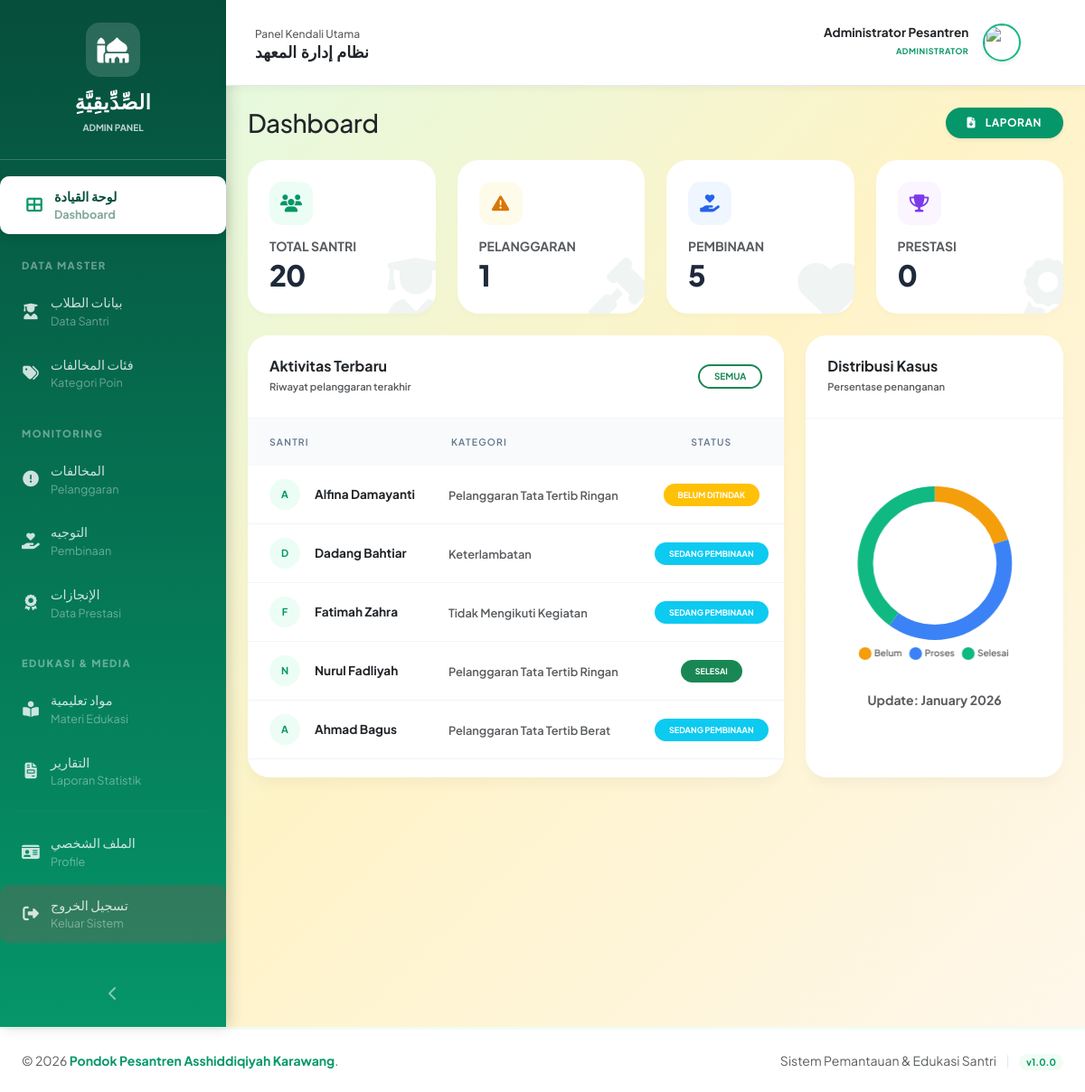
Page /admin/dashboard.php (signed in) on the committed database.
### tables this page shows
CREATE TABLE `pelanggaran` (
  `id` int(11) NOT NULL,
  `santri_id` int(11) NOT NULL,
  `kategori_id` int(11) NOT NULL,
  `tanggal_pelanggaran` date NOT NULL,
  `waktu_pelanggaran` time NOT NULL,
  `deskripsi_pelanggaran` text DEFAULT NULL,
  `tindakan_pembinaan` text DEFAULT NULL,
  `status` enum('Belum Ditindak','Sedang Pembinaan','Selesai') DEFAULT 'Belum Ditindak',
  `dicatat_oleh` int(11) NOT NULL,
  `created_at` timestamp NOT NULL DEFAULT current_timestamp()
);

CREATE TABLE `users` (
  `id` int(11) NOT NULL,
  `nama_lengkap` varchar(100) NOT NULL,
  `nama_arab` varchar(255) DEFAULT NULL,
  `username` varchar(50) NOT NULL,
  `password` varchar(255) NOT NULL,
  `role` enum('admin','santri') NOT NULL,
  `jenis_kelamin` enum('Laki-laki','Perempuan') NOT NULL,
  `tanggal_lahir` date DEFAULT NULL,
  `alamat` text DEFAULT NULL,
  `nomor_telepon` varchar(15) DEFAULT NULL,
  `foto_profil` varchar(255) DEFAULT 'default.png',
  `created_at` timestamp NOT NULL DEFAULT current_timestamp(),
  `updated_at` timestamp NOT NULL DEFAULT current_timestamp() ON UPDATE current_timestamp()
);

CREATE TABLE `kategori_pelanggaran` (
  `id` int(11) NOT NULL,
  `nama_kategori` varchar(100) NOT NULL,
  `deskripsi` text DEFAULT NULL,
  `poin_pelanggaran` int(11) DEFAULT 0,
  `created_at` timestamp NOT NULL DEFAULT current_timestamp()
);

### admin/dashboard.php (the view, shortened to what this page needs)
<?php
require_once '../config.php';
$query_santri = mysqli_query($conn, "SELECT COUNT(*) as total FROM users WHERE role = 'santri'");
$total_santri = mysqli_fetch_assoc($query_santri)['total'];
$query_pelanggaran = mysqli_query($conn, "SELECT COUNT(*) as total FROM pelanggaran WHERE MONTH(tanggal_pelanggaran) = MONTH(CURRENT_DATE())");
$total_pelanggaran_bulan_ini = mysqli_fetch_assoc($query_pelanggaran)['total'];
$query_pembinaan = mysqli_query($conn, "SELECT COUNT(*) as total FROM pembinaan WHERE MONTH(tanggal_pembinaan) = MONTH(CURRENT_DATE())");
$total_pembinaan_bulan_ini = mysqli_fetch_assoc($query_pembinaan)['total'];
$query_prestasi = mysqli_query($conn, "SELECT COUNT(*) as total FROM prestasi WHERE MONTH(tanggal_prestasi) = MONTH(CURRENT_DATE())");
$total_prestasi_bulan_ini = mysqli_fetch_assoc($query_prestasi)['total'];
$query_pelanggaran_terbaru = mysqli_query($conn, "
    SELECT p.*, u.nama_lengkap, k.nama_kategori
    FROM pelanggaran p
    JOIN users u ON p.santri_id = u.id
    JOIN kategori_pelanggaran k ON p.kategori_id = k.id
    ORDER BY p.created_at DESC
    LIMIT 5
");
include '../includes/header.php';
?>
<div class="d-flex" id="wrapper">
    <?php include '../includes/sidebar_admin.php'; ?>
    <div class="flex-grow-1" id="content-wrapper">
        <nav class="navbar navbar-expand navbar-light topbar mb-4 sticky-top">
            <div class="d-none d-md-block ms-2">
                <span class="text-muted fw-medium" style="font-size: 0.75rem;">Panel Kendali Utama</span>
                <h6 class="fw-bold mb-0 text-dark font-arab" dir="rtl" style="font-size: 1.1rem;">نظام إدارة المعهد</h6>
            </div>
            <ul class="navbar-nav ms-auto">
                <li class="nav-item dropdown">
                    <a class="nav-link dropdown-toggle d-flex align-items-center" href="#" id="userDropdown" data-bs-toggle="dropdown">
                        <div class="text-end me-3 d-none d-lg-block">
                            <span class="fw-bold text-dark d-block" style="font-size: 0.85rem; line-height: 1.2;">
                                <?php echo $_SESSION['nama_lengkap']; ?>
                            </span>
                            <small class="text-emerald fw-bold text-uppercase" style="font-size: 9px; letter-spacing: 0.5px;">Administrator</small>
                        </div>
                        <img class="user-avatar shadow-sm" src="<?php echo BASE_URL; ?>assets/images/<?php echo $_SESSION['foto_profil']; ?>" onerror="this.src='<?php echo BASE_URL; ?>assets/images/default.png'">
                    </a>
                </li>
            </ul>
        </nav>
        <div class="container-fluid px-4">
            <div class="row align-items-center mb-4">
                <div class="col">
                    <h3 class="fw-800 text-dark mb-0" style="letter-spacing: -0.5px;">Dashboard</h3>
                </div>
                <div class="col-auto">
                    <a href="laporan.php" class="btn btn-emerald rounded-pill px-4 py-2 shadow-sm">
                        <i class="fas fa-file-download me-2"></i> LAPORAN
                    </a>
                </div>
            </div>
            <div class="row g-4 mb-4">
                <div class="col-xl-3 col-md-6">
                    <div class="stat-card-custom">
                        <div class="icon-box bg-emerald-light"><i class="fas fa-users"></i></div>
                        <h6 class="text-muted small fw-bold text-uppercase mb-1">Total Santri</h6>
                        <h2 class="mb-0"><?php echo $total_santri; ?></h2>
                        <i class="fas fa-user-graduate bg-icon"></i>
                    </div>
                </div>
                <div class="col-xl-3 col-md-6">
                    <div class="stat-card-custom">
                        <div class="icon-box bg-amber-light"><i class="fas fa-exclamation-triangle"></i></div>
                        <h6 class="text-muted small fw-bold text-uppercase mb-1">Pelanggaran</h6>
                        <h2 class="mb-0"><?php echo $total_pelanggaran_bulan_ini; ?></h2>
                        <i class="fas fa-gavel bg-icon"></i>
                    </div>
                </div>
                <div class="col-xl-3 col-md-6">
                    <div class="stat-card-custom">
                        <div class="icon-box bg-blue-light"><i class="fas fa-hand-holding-heart"></i></div>
                        <h6 class="text-muted small fw-bold text-uppercase mb-1">Pembinaan</h6>
                        <h2 class="mb-0"><?php echo $total_pembinaan_bulan_ini; ?></h2>
                        <i class="fas fa-heart bg-icon"></i>
                    </div>
                </div>
                <div class="col-xl-3 col-md-6">
                    <div class="stat-card-custom">
                        <div class="icon-box bg-purple-light"><i class="fas fa-trophy"></i></div>
                        <h6 class="text-muted small fw-bold text-uppercase mb-1">Prestasi</h6>
                        <h2 class="mb-0"><?php echo $total_prestasi_bulan_ini; ?></h2>
                        <i class="fas fa-award bg-icon"></i>
                    </div>
                </div>
            </div>
            <div class="row g-4 mb-4">
                <div class="col-lg-8">
                    <div class="card card-modern h-100">
                        <div class="card-header d-flex justify-content-between align-items-center">
                            <div>
                                <h6 class="fw-bold mb-0 text-dark">Aktivitas Terbaru</h6>
                                <small class="text-muted" style="font-size: 0.7rem;">Riwayat pelanggaran terakhir</small>
                            </div>
                            <a href="pelanggaran.php" class="btn btn-sm btn-outline-success border-2 rounded-pill px-3 fw-bold" style="font-size: 10px;">SEMUA</a>
                        </div>
                        <div class="card-body p-0">
                            <div class="table-responsive">
                                <table class="table table-hover align-middle mb-0">
                                    <thead>
                                        <tr>
                                            <th class="ps-4">Santri</th>
                                            <th>Kategori</th>
                                            <th class="text-center">Status</th>
                                        </tr>
                                    </thead>
                                    <tbody>
                                        <?php while ($row = mysqli_fetch_assoc($query_pelanggaran_terbaru)): ?>
                                        <tr>
                                            <td class="ps-4">
                                                <div class="d-flex align-items-center">
                                                    <div class="bg-emerald-light rounded-circle me-3 d-flex align-items-center justify-content-center fw-bold text-emerald" style="width: 34px; height: 34px; font-size: 11px;">
                                                        <?php echo strtoupper(substr($row['nama_lengkap'], 0, 1)); ?>
                                                    </div>
                                                    <span class="fw-bold text-dark" style="font-size: 0.85rem;"><?php echo $row['nama_lengkap']; ?></span>
                                                </div>
                                            </td>
                                            <td><span class="text-muted fw-semibold" style="font-size: 0.8rem;"><?php echo $row['nama_kategori']; ?></span></td>
                                            <td class="text-center">
                                                <?php
                                                $cls = ($row['status'] == 'Selesai') ? 'bg-success' : (($row['status'] == 'Sedang Pembinaan') ? 'bg-info' : 'bg-warning');
                                                ?>
                                                <span class="badge rounded-pill <?php echo $cls; ?> px-3 py-2" style="font-size: 9px; font-weight: 700;"><?php echo strtoupper($row['status']); ?></span>
                                            </td>
                                        </tr>
                                        <?php endwhile; ?>
                                    </tbody>
                                </table>
                            </div>
                        </div>
                    </div>
                </div>
                <div class="col-lg-4">
                    <div class="card card-modern h-100">
                        <div class="card-header">
                            <h6 class="fw-bold mb-0 text-dark">Distribusi Kasus</h6>
                            <small class="text-muted" style="font-size: 0.7rem;">Persentase penanganan</small>
                        </div>
                        <div class="card-body d-flex flex-column justify-content-center px-4">
                            <div style="height: 200px;">
                                <canvas id="chartPelanggaran"></canvas>
                            </div>
                            <div class="mt-4 text-center">
                                <span class="small fw-bold text-muted">Update: <?php echo date('F Y'); ?></span>
                            </div>
                        </div>
                    </div>
                </div>
            </div>
        </div>
    </div>
</div>
<?php include '../includes/footer.php'; ?>
<script>
Chart.defaults.font.family = "'Plus Jakarta Sans', sans-serif";
const ctxPelanggaran = document.getElementById('chartPelanggaran').getContext('2d');
new Chart(ctxPelanggaran, {
    type: 'doughnut',
    data: {
        labels: ['Belum', 'Proses', 'Selesai'],
        datasets: [{
            data: [
                <?php
                echo mysqli_fetch_assoc(mysqli_query($conn, "SELECT COUNT(*) as total FROM pelanggaran WHERE status = 'Belum Ditindak'"))['total']; ?>,
                <?php echo mysqli_fetch_assoc(mysqli_query($conn, "SELECT COUNT(*) as total FROM pelanggaran WHERE status = 'Sedang Pembinaan'"))['total']; ?>,
                <?php echo mysqli_fetch_assoc(mysqli_query($conn, "SELECT COUNT(*) as total FROM pelanggaran WHERE status = 'Selesai'"))['total']; ?>
            ],
            backgroundColor: ['#f59e0b', '#3b82f6', '#10b981'],
            borderWidth: 0
        }]
    },
    options: {
        plugins: { legend: { position: 'bottom', labels: { usePointStyle: true, font: { size: 10, weight: '600' } } } },
        cutout: '80%', responsive: true, maintainAspectRatio: false
    }
});
</script>

### includes/header.php (style rules this page uses)
:root { --primary-green: #86efac; --secondary-green: #4ade80; --dark-green: #16a34a; --light-green: #dcfce7; --cream: #fef3c7; }
body { background: linear-gradient(135deg, var(--light-green) 0%, var(--cream) 50%, #fff7ed 100%); font-family: 'Segoe UI', Tahoma, Geneva, Verdana, sans-serif; }
.topbar { background: linear-gradient(135deg, white 0%, var(--cream) 100%); border-bottom: 2px solid var(--light-green); box-shadow: 0 2px 10px rgba(0,0,0,0.05); }
.card { border: 2px solid var(--light-green); box-shadow: 0 2px 15px rgba(0, 0, 0, 0.05); border-radius: 10px; margin-bottom: 20px; }
.card-header { background: linear-gradient(135deg, var(--light-green) 0%, var(--cream) 100%); border-bottom: 2px solid var(--primary-green); font-weight: 600; color: var(--dark-green); }
.table { background: white; }
.table thead { background: linear-gradient(135deg, var(--light-green) 0%, var(--cream) 100%); }
.table thead th { color: var(--dark-green); font-weight: 600; border-bottom: 2px solid var(--primary-green); }
.user-avatar { width: 40px; height: 40px; border-radius: 50%; border: 2px solid var(--primary-green); object-fit: cover; }

### admin/dashboard.php (style rules this page uses)
* { font-family: 'Plus Jakarta Sans', sans-serif; }
body { background-color: #f8fafc; color: #1e293b; }
.font-arab { font-family: 'Amiri', serif !important; }
.topbar { background: white; border-bottom: 1px solid #e2e8f0; padding: 0.75rem 1.5rem; }
.user-avatar { width: 42px; height: 42px; border-radius: 50% !important; object-fit: cover; border: 2px solid #10b981; }
.text-emerald { color: #059669 !important; }
.stat-card-custom { background: white; border: none; border-radius: 24px; padding: 24px; transition: all 0.3s cubic-bezier(0.4, 0, 0.2, 1); box-shadow: 0 4px 6px -1px rgba(0, 0, 0, 0.02); position: relative; overflow: hidden; }
.stat-card-custom h2 { font-weight: 800; letter-spacing: -1px; }
.stat-card-custom i.bg-icon { position: absolute; right: -10px; bottom: -10px; font-size: 4.5rem; opacity: 0.06; color: #064e3b; }
.icon-box { width: 48px; height: 48px; border-radius: 14px; display: flex; align-items: center; justify-content: center; margin-bottom: 15px; font-size: 1.2rem; }
.bg-emerald-light { background-color: #ecfdf5; color: #059669; }
.bg-amber-light { background-color: #fffbeb; color: #d97706; }
.bg-blue-light { background-color: #eff6ff; color: #2563eb; }
.bg-purple-light { background-color: #faf5ff; color: #7c3aed; }
.card-modern { border: none; border-radius: 24px; box-shadow: 0 10px 15px -3px rgba(0, 0, 0, 0.04); background: white; }
.card-modern .card-header { background: white; border-bottom: 1px solid #f1f5f9; padding: 1.5rem; border-radius: 24px 24px 0 0; }
.btn-emerald { background: #059669; color: white; border: none; font-weight: 700; font-size: 0.75rem; letter-spacing: 0.5px; transition: all 0.3s; }
.table thead th { background: #f8fafc; color: #64748b; font-size: 0.65rem; text-transform: uppercase; letter-spacing: 1.2px; padding: 18px; border: none; }
.table tbody td { padding: 15px; border-color: #f1f5f9; }

### includes/sidebar_admin.php (style rules this page uses)
.nav-link { color: rgba(255, 255, 255, 0.8) !important; padding: 12px 20px !important; margin: 2px 15px; border-radius: 10px; transition: all 0.2s; font-size: 0.9rem; display: flex; align-items: center; }

### rows in the picture
pelanggaran: santri.nama_lengkap "A", santri.nama_lengkap "Alfina Damayanti", kategori.nama_kategori "Pelanggaran Tata Tertib Ringan", status "BELUM DITINDAK"
pelanggaran: santri.nama_lengkap "D", santri.nama_lengkap "Dadang Bahtiar", kategori.nama_kategori "Keterlambatan", status "SEDANG PEMBINAAN"
pelanggaran: santri.nama_lengkap "F", santri.nama_lengkap "Fatimah Zahra", kategori.nama_kategori "Tidak Mengikuti Kegiatan", status "SEDANG PEMBINAAN"
pelanggaran: santri.nama_lengkap "N", santri.nama_lengkap "Nurul Fadliyah", kategori.nama_kategori "Pelanggaran Tata Tertib Ringan", status "SELESAI"
pelanggaran: santri.nama_lengkap "A", santri.nama_lengkap "Ahmad Bagus", kategori.nama_kategori "Pelanggaran Tata Tertib Berat", status "SEDANG PEMBINAAN"

### other values in the picture
$_SESSION['nama_lengkap'] "Administrator Pesantren"
$total_santri "20"
$total_pelanggaran_bulan_ini "1"
$total_pembinaan_bulan_ini "5"
$total_prestasi_bulan_ini "0"
